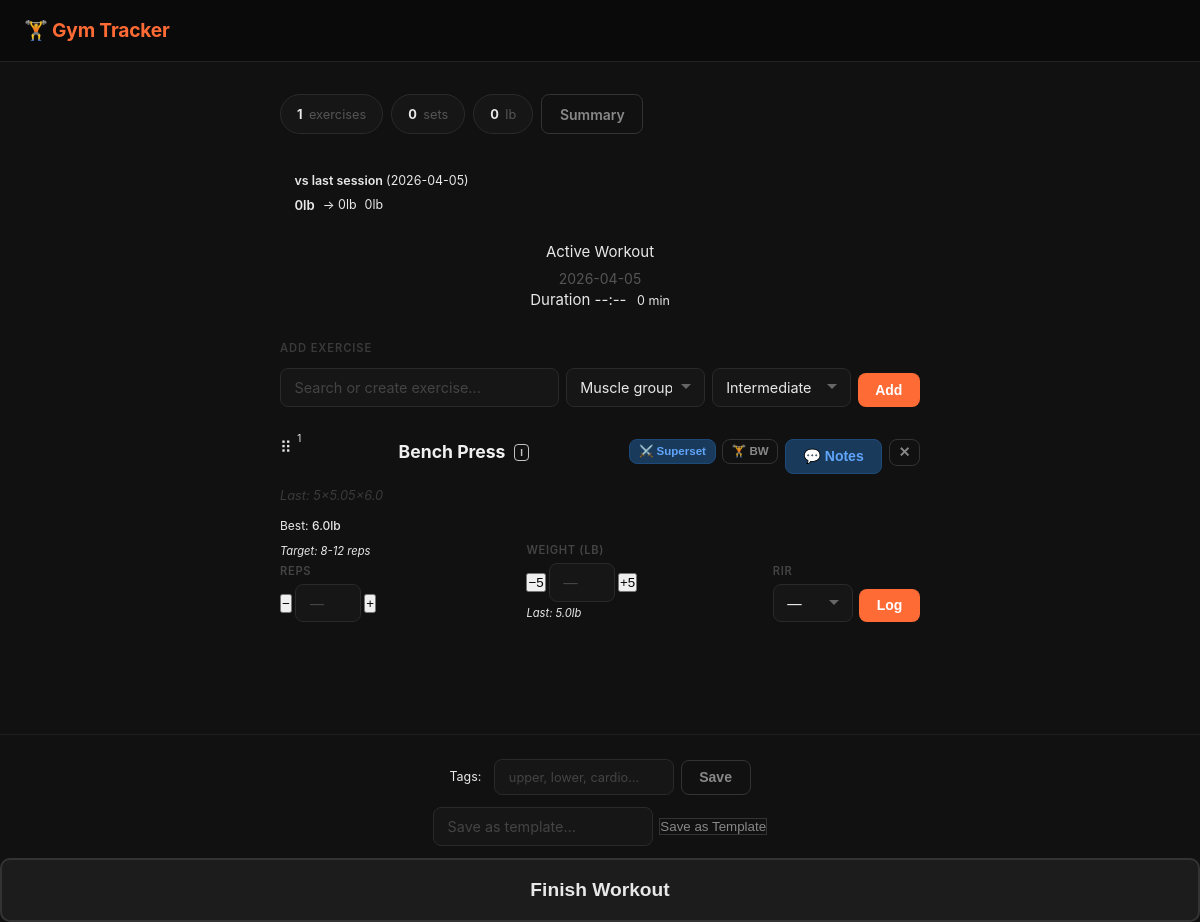
The page /session/2 on the database its author committed.
### tables this page shows
CREATE TABLE workout_sessions (
            id INTEGER PRIMARY KEY AUTOINCREMENT,
            date DATE NOT NULL,
            created_at TIMESTAMP DEFAULT CURRENT_TIMESTAMP
        , ended INTEGER DEFAULT 0, rating INTEGER, tags TEXT);

CREATE TABLE exercises (
            id INTEGER PRIMARY KEY AUTOINCREMENT,
            name TEXT UNIQUE NOT NULL,
            created_at TIMESTAMP DEFAULT CURRENT_TIMESTAMP
        , muscle_group TEXT, is_timed INTEGER DEFAULT 0, rest_seconds INTEGER DEFAULT 90, is_favorite INTEGER DEFAULT 0, is_bodyweight INTEGER DEFAULT 0, difficulty TEXT DEFAULT 'intermediate');

CREATE TABLE sets (
            id INTEGER PRIMARY KEY AUTOINCREMENT,
            session_exercise_id INTEGER NOT NULL,
            set_number INTEGER NOT NULL,
            reps INTEGER NOT NULL,
            weight REAL NOT NULL,
            created_at TIMESTAMP DEFAULT CURRENT_TIMESTAMP, is_pr INTEGER DEFAULT 0, rpe REAL, duration_seconds INTEGER, parent_set_id INTEGER REFERENCES sets(id),
            FOREIGN KEY (session_exercise_id) REFERENCES session_exercises(id)
        );

### app.py (the view, shortened to what this page needs)
@app.route('/session/<int:session_id>')
def workout(session_id):
    db = get_db()
    session = db.execute('SELECT * FROM workout_sessions WHERE id = ?', (session_id,)).fetchone()
    if not session:
        return redirect(url_for('index'))
    session_exercises = db.execute('''
        SELECT se.id as se_id, e.id as eid, e.name, e.muscle_group, se.note, se.id,
               se.superset_group,
               (SELECT COUNT(*) FROM sets s WHERE s.session_exercise_id = se.id) as set_count
        FROM session_exercises se
        JOIN exercises e ON e.id = se.exercise_id
        WHERE se.session_id = ?
        ORDER BY se.superset_group IS NOT NULL, se.superset_group, se.id ASC
    ''', (session_id,)).fetchall()
    exercises_data = []
    for se in session_exercises:
        sets = db.execute('SELECT * FROM sets WHERE session_exercise_id = ? ORDER BY set_number', (se['se_id'],)).fetchall()
        prev_sets_raw = db.execute('''
            SELECT s.* FROM sets s
            JOIN session_exercises se ON se.id = s.session_exercise_id
            JOIN workout_sessions ws ON ws.id = se.session_id
            WHERE se.exercise_id = ? AND ws.id < ? AND ws.ended = 1
            ORDER BY ws.id DESC, s.set_number ASC
            LIMIT 10
        ''', (se['eid'], session_id)).fetchall()
        prs = db.execute('''
            SELECT MAX(weight) as max_weight, MAX(reps) as max_reps FROM sets s
            JOIN session_exercises se ON se.id = s.session_exercise_id
            JOIN workout_sessions ws ON ws.id = se.session_id
            WHERE se.exercise_id = ? AND ws.ended = 1
        ''', (se['eid'],)).fetchone()
        ex_timed = is_timed_exercise(se['name'])
        ex_rest = db.execute('SELECT rest_seconds FROM exercises WHERE id = ?', (se['eid'],)).fetchone()
        rest_seconds = ex_rest['rest_seconds'] if ex_rest else 90
        last_set_at = None
        if sets:
            last_set_at = max(s['created_at'] for s in sets)
        ex_bw = db.execute('SELECT is_bodyweight FROM exercises WHERE id = ?', (se['eid'],)).fetchone()
        is_bodyweight = bool(ex_bw['is_bodyweight']) if ex_bw else False
        ex_diff = db.execute('SELECT difficulty FROM exercises WHERE id = ?', (se['eid'],)).fetchone()
        difficulty = ex_diff['difficulty'] if ex_diff and ex_diff['difficulty'] else 'intermediate'
        sets_list = [dict(s) for s in sets]
        drop_set_counts = {}
        for s in sets_list:
            if s.get('parent_set_id'):
                drop_set_counts[s['parent_set_id']] = drop_set_counts.get(s['parent_set_id'], 0) + 1
        exercises_data.append({
            'se_id': se['se_id'],
            'eid': se['eid'],
            'name': se['name'],
            'muscle_group': se['muscle_group'],
            'note': se['note'],
            'added_at': se['id'],
            'superset_group': se['superset_group'],
            'sets': sets_list,
            'drop_set_counts': drop_set_counts,
            'prev_sets': [dict(s) for s in prev_sets_raw],
            'pr_weight': prs['max_weight'] if prs else None,
            'pr_reps': prs['max_reps'] if prs else None,
            'is_timed': ex_timed,
            'rest_seconds': rest_seconds,
            'last_set_at': last_set_at,
            'is_bodyweight': is_bodyweight,
            'difficulty': difficulty,
        })
    total_sets = sum(len(ex['sets']) for ex in exercises_data)
    total_volume = sum(sum(s['reps'] * s['weight'] for s in ex['sets']) for ex in exercises_data)
    prs_hit = sum(1 for ex in exercises_data for s in ex['sets'] if s.get('is_pr'))
    exercises_done = len(exercises_data)
    summary = {
        'exercises': exercises_done,
        'sets': total_sets,
        'volume': int(total_volume),
        'prs': prs_hit
    } if exercises_done > 0 else None
    all_exercises = db.execute('SELECT * FROM exercises ORDER BY name ASC').fetchall()
    all_exercises_data = [{
        'id': e['id'],
        'name': e['name'],
        'muscle_group': e['muscle_group'],
        'difficulty': e['difficulty'] if 'difficulty' in e and e['difficulty'] else 'intermediate',
        'is_timed': bool(e['is_timed']) or is_timed_exercise(e['name']),
        'is_bodyweight': bool(e['is_bodyweight']) if 'is_bodyweight' in e else False,
    } for e in all_exercises]
    prev_session = None
    prev_session_row = db.execute('''
        SELECT id, date FROM workout_sessions
        WHERE ended = 1 AND id != ?
        ORDER BY date DESC, id DESC LIMIT 1
    ''', (session_id,)).fetchone()
    if prev_session_row:
        prev_se = db.execute('''
            SELECT se.id as se_id, e.id as eid, e.name, e.muscle_group,
                   (SELECT COUNT(*) FROM sets s WHERE s.session_exercise_id = se.id) as set_count
            FROM session_exercises se
            JOIN exercises e ON e.id = se.exercise_id
            WHERE se.session_id = ?
            ORDER BY se.id ASC
        ''', (prev_session_row['id'],)).fetchall()
        prev_sets_total = 0
        prev_volume = 0
        prev_exercise_names = []
        prev_session = {
            'id': prev_session_row['id'],
            'date': prev_session_row['date'],
            'sets': prev_sets_total,
            'volume': int(prev_volume),
            'exercises': prev_exercise_names,
        }
    return render_template('workout.html', session=session, exercises_data=exercises_data,
                         all_exercises=all_exercises_data, summary=summary, muscle_groups=MUSCLE_GROUPS,
                         rep_ranges=REP_RANGES, prev_session=prev_session)

### templates/workout.html (shortened to what this page needs)
{% extends "base.html" %}
{% block content %}
{% if summary %}
<div class="summary-row">
    <div class="stat-pill">
        <span class="val">{{ summary.exercises }}</span>
        <span class="lbl">exercises</span>
    </div>
    <div class="stat-pill">
        <span class="val">{{ summary.sets }}</span>
        <span class="lbl">sets</span>
    </div>
    <div class="stat-pill">
        <span class="val">{{ summary.volume|int }}</span>
        <span class="lbl">lb</span>
    </div>
    <a href="/session/{{ session.id }}/summary" class="btn btn-ghost btn-sm">Summary</a>
</div>
{% endif %}
{% if prev_session and exercises_data %}
<div class="prev-session-compare" style="margin: 0.75rem 0 1rem;">
    <div class="compare-header">vs last session <span style="color:var(--text-3);font-weight:400;">({{ prev_session.date }})</span></div>
    <div class="compare-vol">
        {% set vol_diff = summary.volume - prev_session.volume if summary else 0 %}
        {% set vol_arrow = '↑' if vol_diff > 0 else ('↓' if vol_diff < 0 else '→') %}
        {% set vol_pct = ((vol_diff / prev_session.volume * 100)|round|int) if prev_session.volume > 0 else 0 %}
        <span class="vol-now">{{ summary.volume|int }}lb</span>
        <span class="vol-arrow">{{ vol_arrow }} {{ vol_diff|abs|int }}lb</span>
        <span class="vol-last">{{ prev_session.volume|int }}lb</span>
    </div>
</div>
{% endif %}
<div class="workout-header">
    <div class="wh-title">Active Workout</div>
    <div class="date">{{ session.date }}</div>
    <div class="timer-row">
        <span class="timer-label">Duration</span>
        <span id="workout-timer" class="timer-val">--:--</span>
        <span id="workout-min" class="timer-min">0 min</span>
    </div>
</div>
<div style="margin-bottom: 2rem;">
    <div class="section-label">Add Exercise</div>
    <form action="/session/{{ session.id }}/add_exercise" method="POST" class="autocomplete" style="display:flex;gap:0.4rem;align-items:flex-end;">
        <div style="flex:2; position:relative;">
            <input type="text" name="exercise_name" placeholder="Search or create exercise..." id="exerciseInput" autocomplete="off">
        </div>
        <div style="flex:1;">
            <select name="muscle_group" id="muscleGroupSelect">
                <option value="">Muscle group</option>
            </select>
        </div>
        <div style="flex:1;">
            <select name="difficulty" id="difficultySelect">
                <option value="intermediate" selected>Intermediate</option>
            </select>
        </div>
        <button type="submit" class="btn">Add</button>
    </form>
</div>
{% if exercises_data %}
{% set ns = namespace(in_block=False) %}
{% for ex in exercises_data %}
{% set is_superset = ex.superset_group is not none %}
{% set next_ex = exercises_data[loop.index] if loop.index < exercises_data|length else none %}
{% set prev_ex = exercises_data[loop.index - 1] if loop.index > 0 else none %}
{% set is_superset_start = is_superset and (not prev_ex or prev_ex.superset_group != ex.superset_group) %}
{% set is_superset_end = is_superset and (not next_ex or next_ex.superset_group != ex.superset_group) %}
{% if not is_superset_start and not is_superset %}
<div class="ex-block" draggable="true" data-se-id="{{ ex.se_id }}" ondragstart="handleDragStart(event)" ondragover="handleDragOver(event)" ondrop="handleDrop(event)" ondragend="handleDragEnd(event)">
<div class="ex-order-num">{{ loop.index }}</div>
{% set ns.in_block = True %}
{% endif %}
        <div class="ex-card{% if is_superset %} superset-card{% endif %}">
            <div class="ex-header">
                <div class="drag-handle" title="Drag to reorder" onclick="event.stopPropagation()">⠿</div>
                <div class="ex-name">
                    {% if ex.is_bodyweight %}🏋️ {% endif %}{{ ex.name }}
                    <span class="diff-badge-sm diff-{{ ex.difficulty or 'intermediate' }}" onclick="toggleDifficultyEx({{ ex.eid }}, this)" title="Difficulty: {{ ex.difficulty or 'intermediate' }}">{{ (ex.difficulty or 'intermediate')[:1]|upper }}</span>
                </div>
                <div class="ex-actions">
                    {% if not is_superset %}
                    <form action="/session/{{ session.id }}/exercise/{{ ex.se_id }}/superset" method="POST" style="margin:0;">
                        <button type="submit" class="btn btn-note btn-sm" style="padding:0.3rem 0.55rem;font-size:0.72rem;" title="Pair with next exercise as superset">⚔️ Superset</button>
                    </form>
                    {% else %}
                    <span class="superset-badge">⚔️ Superset</span>
                    {% endif %}
                    <form action="/exercise/{{ ex.eid }}/bodyweight" method="POST" style="margin:0;">
                        <button type="submit" class="btn {% if ex.is_bodyweight %}btn-note has{% else %}btn-ghost btn-sm{% endif %}" style="padding:0.3rem 0.55rem;font-size:0.72rem;">🏋️ BW</button>
                    </form>
                    <button class="btn btn-note {% if ex.note %}has{% endif %} " onclick="toggleNote('{{ ex.se_id }}')">💬 Notes</button>
                    <form action="/session/{{ session.id }}/remove_exercise/{{ ex.se_id }}" method="POST" onsubmit="return confirm('Remove {{ ex.name }}?');" style="margin:0;">
                        <button type="submit" class="btn btn-ghost-red btn-sm" style="padding:0.3rem 0.55rem;">✕</button>
                    </form>
                </div>
            </div>
            {% if ex.prev_sets %}
            <div class="prev-hint">
                Last: {% for s in ex.prev_sets %}{% if ex.is_timed %}{{ s.duration_seconds }}s{% else %}{{ s.reps }}×{{ s.weight }}{% if s.rpe %} @RIR {{ s.rpe }}{% endif %}{% endif %}{% endfor %}
            </div>
            {% endif %}
            {% if ex.pr_weight %}
            <div style="font-size:0.75rem;color:var(--text-3);margin-bottom:0.4rem;">Best: <span style="color:var(--gold);font-weight:500;">{{ ex.pr_weight }}lb</span></div>
            {% endif %}
            <div id="log-set-{{ ex.se_id }}">
                <form action="/set/add" method="POST" class="log-set-form" id="form-{{ ex.se_id }}">
                    {% if not ex.is_timed %}
                    {% set rep_range = rep_ranges.get(ex.muscle_group, (8, 12)) %}
                    <div class="set-input-group">
                        <div class="rep-range-target">Target: {{ rep_range[0] }}-{{ rep_range[1] }} reps</div>
                        <label>Reps</label>
                        <div class="quick-fill-row">
                            <button type="button" class="btn-qty" onclick="adjustReps('{{ ex.se_id }}', -1)">−</button>
                            <input type="number" name="reps" id="reps-{{ ex.se_id }}" min="1" placeholder="—" required>
                            <button type="button" class="btn-qty" onclick="adjustReps('{{ ex.se_id }}', 1)">+</button>
                        </div>
                    </div>
                    {% if not ex.is_bodyweight %}
                    <div class="set-input-group">
                        <label>Weight (lb)</label>
                        <div class="quick-fill-row">
                            <button type="button" class="btn-qty" onclick="adjustWeight('{{ ex.se_id }}', -5)">−5</button>
                            <input type="number" name="weight" id="weight-{{ ex.se_id }}" step="0.5" min="0" placeholder="—" required>
                            <button type="button" class="btn-qty" onclick="adjustWeight('{{ ex.se_id }}', 5)">+5</button>
                        </div>
                        {% if ex.prev_sets and ex.prev_sets[0].weight %}
                        <div class="weight-hint">Last: {{ ex.prev_sets[0].weight }}lb</div>
                        {% endif %}
                    </div>
                    {% endif %}
                    <div class="set-input-group">
                        <label>RIR</label>
                        <select name="rpe" id="rpe-{{ ex.se_id }}">
                            <option value="">—</option>
                        </select>
                    </div>
                    <button type="submit" class="btn">Log</button>
                    {% endif %}
                </form>
            </div>
        </div>
    </div>
{% endfor %}
{% if ns.in_block %}</div>
{% endif %}
{% else %}
<div class="empty">No exercises yet. Add one above.</div>
{% endif %}
<div class="end-workout">
    <div class="tags-row" id="tags-row-{{ session.id }}" style="margin-bottom:0.75rem;display:flex;gap:0.4rem;align-items:center;justify-content:center;flex-wrap:wrap;">
        <span style="font-size:0.78rem;color:var(--text-3);">Tags:</span>
        <input type="text" id="session-tags-input" placeholder="upper, lower, cardio…" style="max-width:180px;font-size:0.8rem;" onkeydown="if(event.key==='Enter'){event.preventDefault();saveSessionTags();}">
        <button type="button" class="btn btn-ghost btn-sm" onclick="saveSessionTags()">Save</button>
    </div>
    {% if exercises_data %}
    <div style="margin-bottom:0.75rem;">
        <form action="/session/{{ session.id }}/save-as-template" method="POST" style="display:flex;gap:0.4rem;align-items:center;justify-content:center;">
            <input type="text" name="name" placeholder="Save as template…" style="flex:1;max-width:220px;">
            <button type="submit" class="btn-ghost btn-sm">Save as Template</button>
        </form>
    </div>
    {% endif %}
    <form action="/session/{{ session.id }}/end" method="POST">
        <button type="submit" class="btn btn-start btn-block">Finish Workout</button>
    </form>
</div>
{% endblock %}

### rows shown on the page
workout_sessions: date "2026-04-05"
workout_sessions: date "2026-04-05"
exercises: name "Bench Press", difficulty "I"
sets: reps "5", weight "5.0", weight "5.0"
sets: reps "5", weight "6.0"

### other values the page prints
{{ summary.exercises }} "1"
{{ summary.sets }} "0"
{{ summary.volume|int }} "0"
{{ vol_arrow }} "→"
{{ vol_diff|abs|int }} "0"
{{ prev_session.volume|int }} "0"
{{ ex.pr_weight }} "6.0"
{{ rep_range[0] }} "8"
{{ rep_range[1] }} "12"
